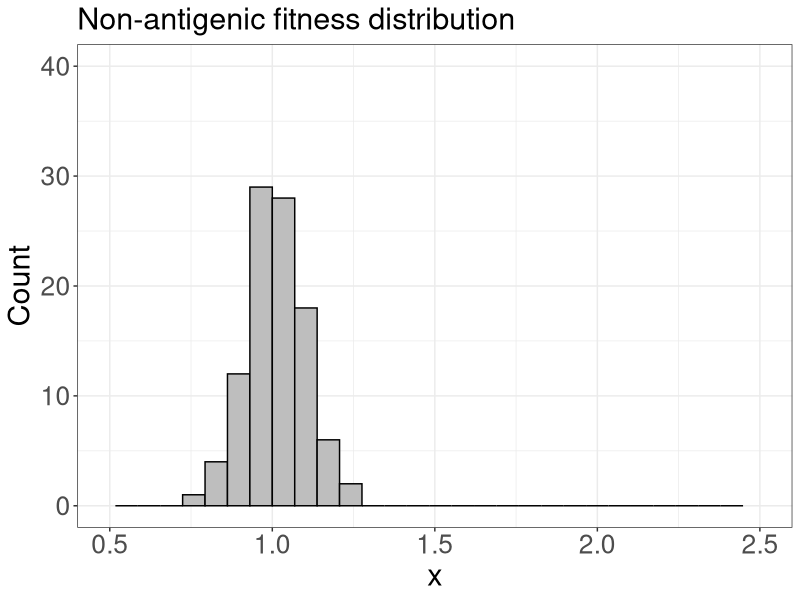
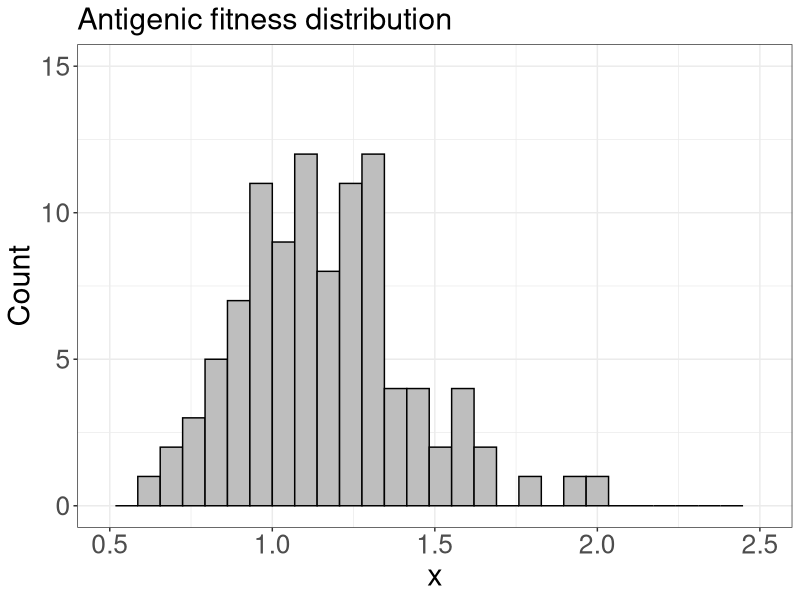
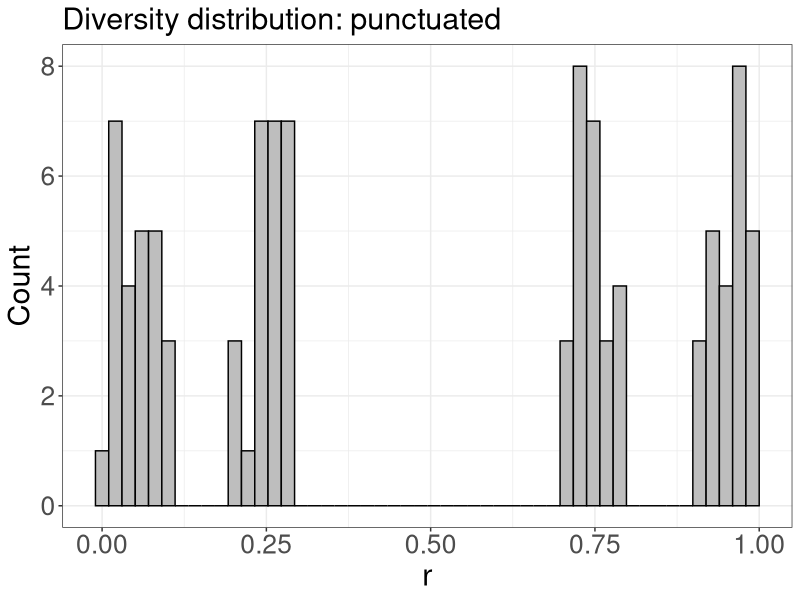
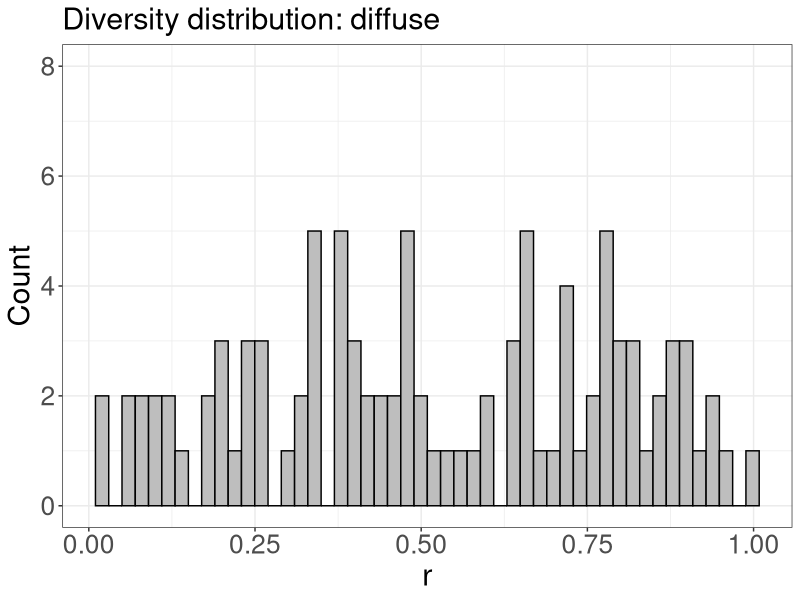
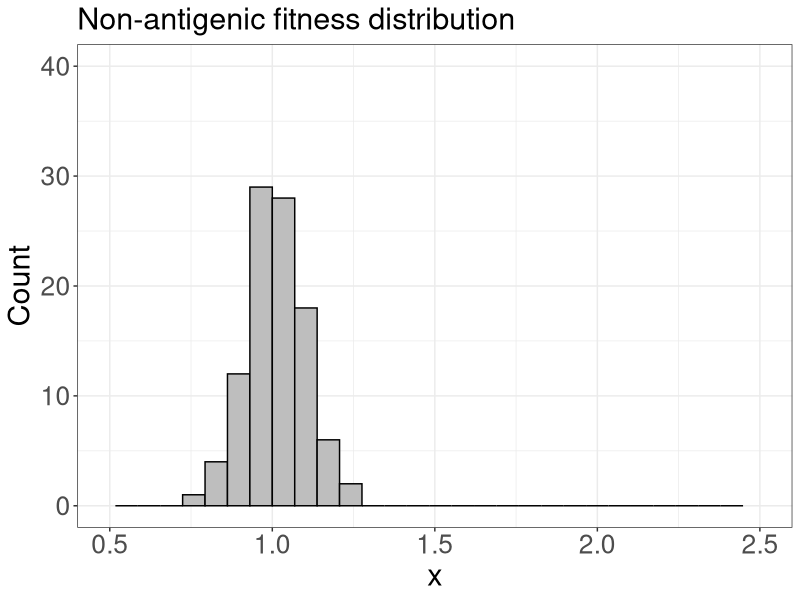
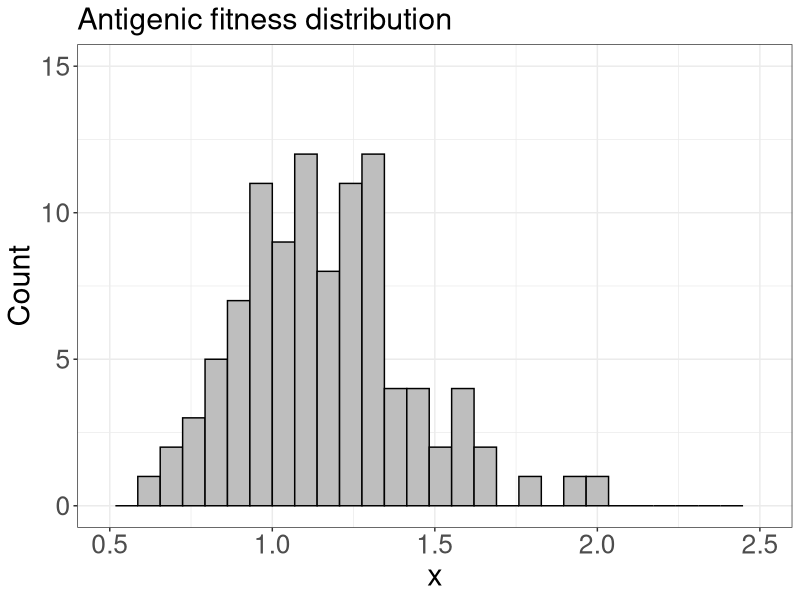
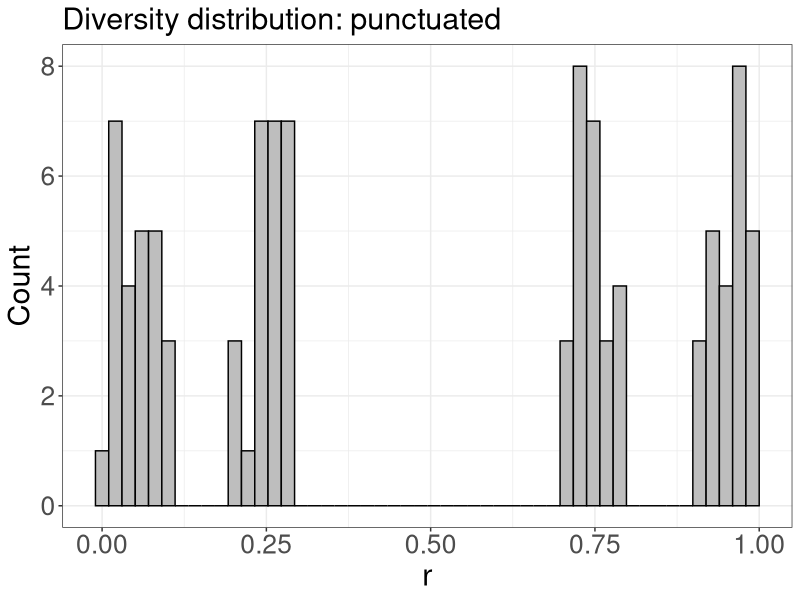
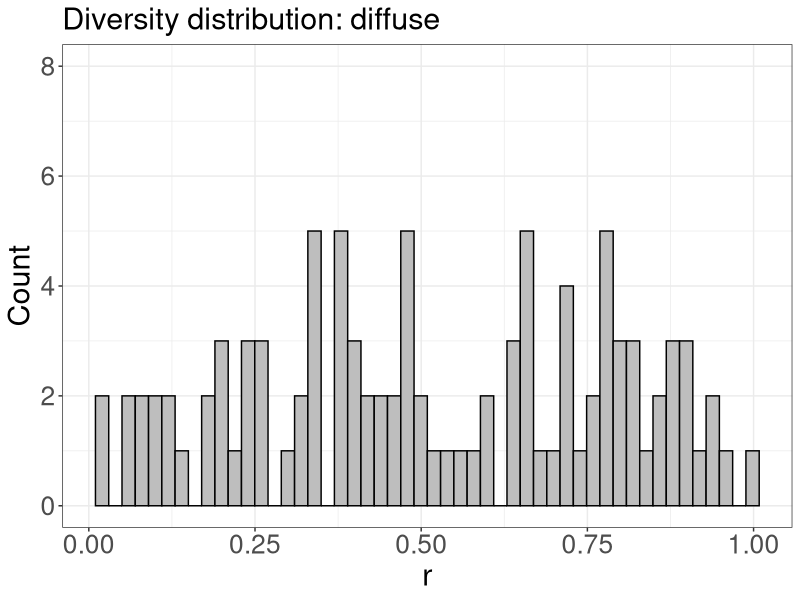

Recreate these plots in R, in order. (Note: this script raises an error after producing the figures.)
library(tidyverse)

#generate random normally distributed and lognormally distributed fitness values
set.seed(1)
fit.dist.norm <- as.data.frame(rnorm(100, mean = 1 , sd = 0.1))
colnames(fit.dist.norm) <- "x"
ggplot(data = fit.dist.norm, aes(x = x))+
  geom_histogram(bins = 30, fill = "grey", color = "black")+
  xlim(c(0.5,2.5))+
  ylim(c(0,40))+
  ylab("Count")+
  ggtitle("Non-antigenic fitness distribution")+
  theme_bw()+
  theme(axis.title = element_text(size = 22),
        axis.text = element_text(size = 19),
        plot.title = element_text(size = 22))
ggsave("runs/run_100124/figs/nonantigen_hist.png")

set.seed(1)
fit.dist.plus <- as.data.frame(rlnorm(100, meanlog = 0.1, sdlog =  0.25))
colnames(fit.dist.plus) <- "x"
ggplot(data = fit.dist.plus, aes(x = x))+
  geom_histogram(bins = 30, fill = "grey", color = "black")+
  xlim(c(0.5,2.5))+
  ylim(c(0,15))+
  ylab("Count")+
  ggtitle("Antigenic fitness distribution")+
  theme_bw()+
  theme(axis.title = element_text(size = 22),
        axis.text = element_text(size = 19),
        plot.title = element_text(size = 22))
ggsave("runs/run_100124/figs/antigen_hist.png")


#generate random normally distributed small fitness offsets
set.seed(1)
off.dist <- rnorm(100, mean = 0.02, sd = 0.001)

#generate relatedness spectra
#punctuated diversity
set.seed(1)
r.punc <- as.data.frame(c(runif(25, 0, 0.1), runif(25, 0.2,0.3), 
                     runif(25, 0.7,0.8), runif(25, 0.9,1)))
colnames(r.punc) <- "r"

#diffuse diversity
set.seed(1)
r.diff <- as.data.frame(runif(100,0,1))
colnames(r.diff) <- "r"

ggplot(data = r.punc, aes(x = r))+
  geom_histogram(bins = 50, fill = "grey", color = "black")+
  ylim(c(0,8))+
  ylab("Count")+
  ggtitle("Diversity distribution: punctuated")+
  theme_bw()+
  theme(axis.title = element_text(size = 22),
        axis.text = element_text(size = 19),
        plot.title = element_text(size = 22))
ggsave("runs/run_100124/figs/r_punctuated.png")

ggplot(data = r.diff, aes(x = r))+
  geom_histogram(bins = 50, fill = "grey", color = "black")+
  ylim(c(0,8))+
  ylab("Count")+
  ggtitle("Diversity distribution: diffuse")+
  theme_bw()+
  theme(axis.title = element_text(size = 22),
        axis.text = element_text(size = 19),
        plot.title = element_text(size = 22))
ggsave("runs/run_100124/figs/r_diffuse.png")

#build genotypes
build.abc.punc <- function(fit,off,r){
  gen.mat <- list()
  for(i in 1:2){
    gen.mat[[i]] <- matrix(data = NA, nrow = 3, ncol = 2)
    rownames(gen.mat[[i]]) <- c("A","B","C")
    colnames(gen.mat[[i]]) <- c("x","r")
    gen.mat[[i]][,1] <- sample(fit$x, 3)
    gen.mat[[i]][1,2] <- sample(r$r,1)
    gen.mat[[i]][2,2] <- gen.mat[[i]][1,2] + (sample(c(1,-1), 1, replace = T)) * sample(off,1)
    gen.mat[[i]][3,2] <- gen.mat[[i]][1,2] + (sample(c(1,-1), 1, replace = T)) * sample(off,1)
  }
  names(gen.mat) <- c("i1","i2")
  return(gen.mat)
}
build.ab.punc <- function(fit,fit.plus,off,r){
  gen.mat <- list()
  for(i in 1:2){
    gen.mat[[i]] <- matrix(data = NA, nrow = 3, ncol = 2)
    rownames(gen.mat[[i]]) <- c("A","B","C")
    colnames(gen.mat[[i]]) <- c("x","r")
    gen.mat[[i]][1,1] <- sample(fit.plus$x, 1)
    gen.mat[[i]][2,1] <- sample(fit.plus$x, 1)
    gen.mat[[i]][3,1] <- sample(fit$x, 1)
    gen.mat[[i]][1,2] <- sample(r$r,1)
    gen.mat[[i]][2,2] <- gen.mat[[i]][1,2] + (sample(c(1,-1), 1, replace = T)) * sample(off,1)
    gen.mat[[i]][3,2] <- gen.mat[[i]][1,2] + (sample(c(1,-1), 1, replace = T)) * sample(off,1)
  }
  names(gen.mat) <- c("i1","i2")
  return(gen.mat)
}
build.c.punc <- function(fit,fit.plus,off,r){
  gen.mat <- list()
  for(i in 1:2){
    gen.mat[[i]] <- matrix(data = NA, nrow = 3, ncol = 2)
    rownames(gen.mat[[i]]) <- c("A","B","C")
    colnames(gen.mat[[i]]) <- c("x","r")
    gen.mat[[i]][1,1] <- sample(fit$x, 1)
    gen.mat[[i]][2,1] <- sample(fit$x, 1)
    gen.mat[[i]][3,1] <- sample(fit.plus$x, 1)
    gen.mat[[i]][1,2] <- sample(r$r,1)
    gen.mat[[i]][2,2] <- gen.mat[[i]][1,2] + (sample(c(1,-1), 1, replace = T)) * sample(off,1)
    gen.mat[[i]][3,2] <- gen.mat[[i]][1,2] + (sample(c(1,-1), 1, replace = T)) * sample(off,1)
  }
  names(gen.mat) <- c("i1","i2")
  return(gen.mat)
}

set.seed(1)
gen.list.abc.punc <- replicate(100, build.abc.punc(fit.dist.norm,off.dist,r.punc), 
                          simplify = F)
set.seed(1)
gen.list.ab.punc <- replicate(100, build.ab.punc(fit.dist.norm,fit.dist.plus,off.dist,
                                                r.punc), simplify = F)
set.seed(1)
gen.list.c.punc <- replicate(100, build.c.punc(fit.dist.norm,fit.dist.plus,off.dist,
                                              r.punc), simplify = F)
gen.lists.punc <- list("abc" = gen.list.abc.punc, "ab" = gen.list.ab.punc,
                       "c" = gen.list.c.punc)
save(gen.lists.punc, file = "runs/run_100124/rdata/gen_lists_punctuated.RData")

build.abc.diff <- function(fit,r){
  gen.mat <- list()
  for(i in 1:2){
    gen.mat[[i]] <- matrix(data = NA, nrow = 3, ncol = 2)
    rownames(gen.mat[[i]]) <- c("A","B","C")
    colnames(gen.mat[[i]]) <- c("x","r")
    gen.mat[[i]][,1] <- sample(fit$x, 3)
    gen.mat[[i]][,2] <- sample(r$r,3)
  }
  names(gen.mat) <- c("i1","i2")
  return(gen.mat)
}
build.ab.diff <- function(fit,fit.plus,r){
  gen.mat <- list()
  for(i in 1:2){
    gen.mat[[i]] <- matrix(data = NA, nrow = 3, ncol = 2)
    rownames(gen.mat[[i]]) <- c("A","B","C")
    colnames(gen.mat[[i]]) <- c("x","r")
    gen.mat[[i]][1,1] <- sample(fit.plus$x, 1)
    gen.mat[[i]][2,1] <- sample(fit.plus$x, 1)
    gen.mat[[i]][3,1] <- sample(fit$x, 1)
    gen.mat[[i]][,2] <- sample(r$r,3)
  }
  names(gen.mat) <- c("i1","i2")
  return(gen.mat)
}
build.c.diff <- function(fit,fit.plus,r){
  gen.mat <- list()
  for(i in 1:2){
    gen.mat[[i]] <- matrix(data = NA, nrow = 3, ncol = 2)
    rownames(gen.mat[[i]]) <- c("A","B","C")
    colnames(gen.mat[[i]]) <- c("x","r")
    gen.mat[[i]][1,1] <- sample(fit$x, 1)
    gen.mat[[i]][2,1] <- sample(fit$x, 1)
    gen.mat[[i]][3,1] <- sample(fit.plus$x, 1)
    gen.mat[[i]][,2] <- sample(r$r,3)
  }
  names(gen.mat) <- c("i1","i2")
  return(gen.mat)
}

set.seed(1)
gen.list.abc.diff <- replicate(100, build.abc.diff(fit.dist.norm,r.diff), 
                               simplify = F)
set.seed(1)
gen.list.ab.diff <- replicate(100, build.ab.diff(fit.dist.norm,fit.dist.plus,r.diff), 
                              simplify = F)
set.seed(1)
gen.list.c.diff <- replicate(100, build.c.diff(fit.dist.norm,fit.dist.plus,r.diff),
                             simplify = F)
gen.lists.diff <- list("abc" = gen.list.abc.diff, "ab" = gen.list.ab.diff,
                       "c" = gen.list.c.diff)

save(gen.lists.diff, file = "runs/run_100124/rdata/gen_lists_diffuse.RData")

#generate list of possible genotype combinations
combo <- as.data.frame(matrix(data = c("A1","A2","B1","B2","C1","C2"), ncol = 3, nrow = 2))
colnames(combo) <- c("A","B","C")
combo <- expand(combo,A,B,C)
combo <- split(combo,1:nrow(combo))
combo <- unlist(lapply(combo, paste0, collapse = ""))
save(combo,file = "runs/run_100124/rdata/combo.RData")


